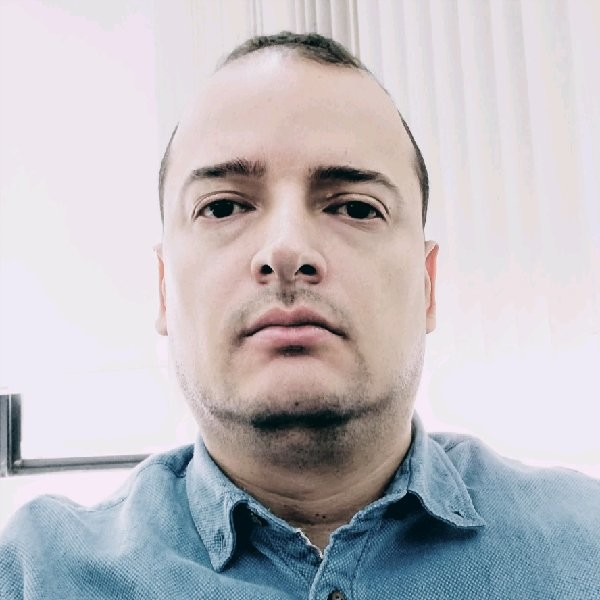
#> input picture pictureFace/JuanCh.png, 600 x 600 px, found by its file name
$ jupyter execute --allow-errors '8. Strategies to improve PCA.ipynb'
#> lines starting #> are read from the running program, lines starting #| are printed output that depends on the picture
## What strategies do you know (or can think of) in order to make PCA more robust? (Bonus points for implementing them)

### To make PCA (Principal Component Analysis) more robust we can do:

Standardize the data: Standardizing the data means that each variable is transformed to have a mean of 0 and a standard deviation of 1. This helps to ensure that each variable has an equal influence on the PCA and can prevent variables with larger variances from dominating the results.

[cell 1]
from sklearn.preprocessing import StandardScaler
import cv2
import matplotlib.pyplot as plt
import numpy as np

[cell 2]
myFile='../pictureFace/JuanCh.png'
originalPhoto=cv2.imread(myFile)
#> originalPhoto is the input picture: shape (600, 600, 3); mean B, G, R 193.8, 188.9, 191.5
plt.imshow(originalPhoto)

We can decomposite the image at the 3 channels

[cell 3]
r,g,b = cv2.split(originalPhoto)
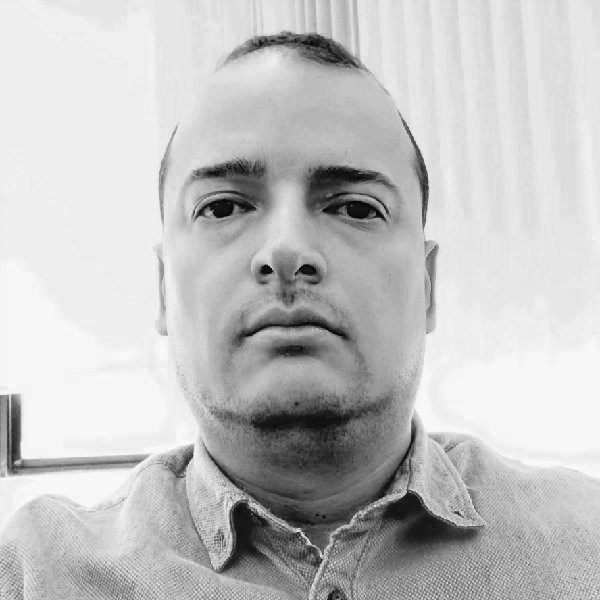
#> r: shape (600, 600); min 0, max 255, mean 193.8
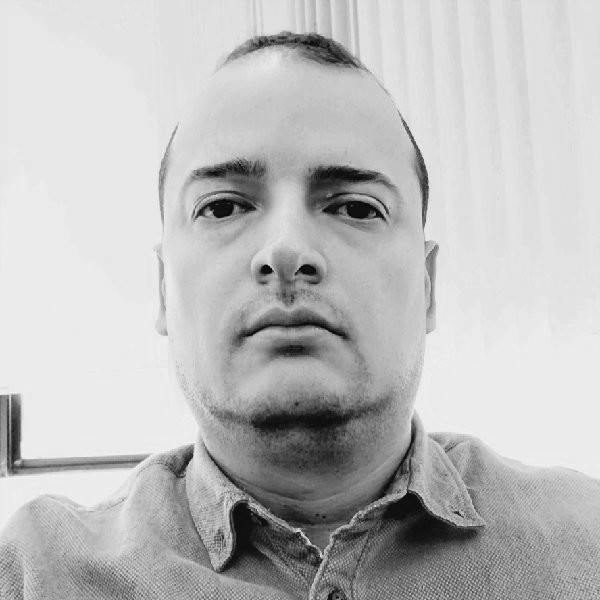
#> g: shape (600, 600); min 0, max 246, mean 188.9
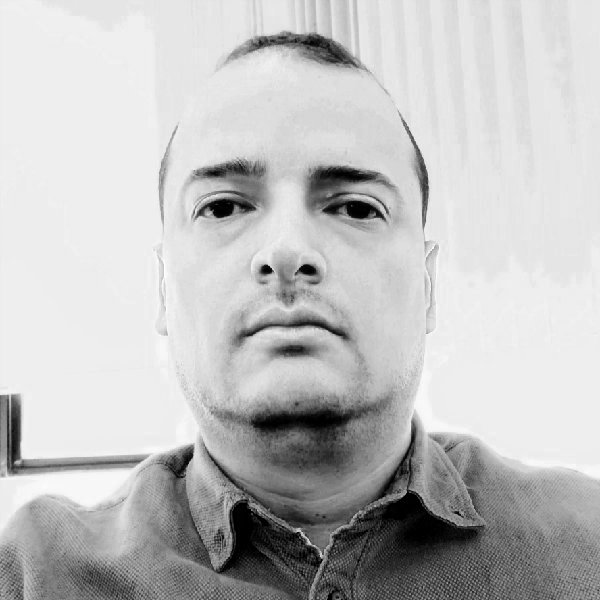
#> b: shape (600, 600); min 0, max 255, mean 191.5

[cell 4]
scaler = StandardScaler()
r_scaled = scaler.fit_transform(r)
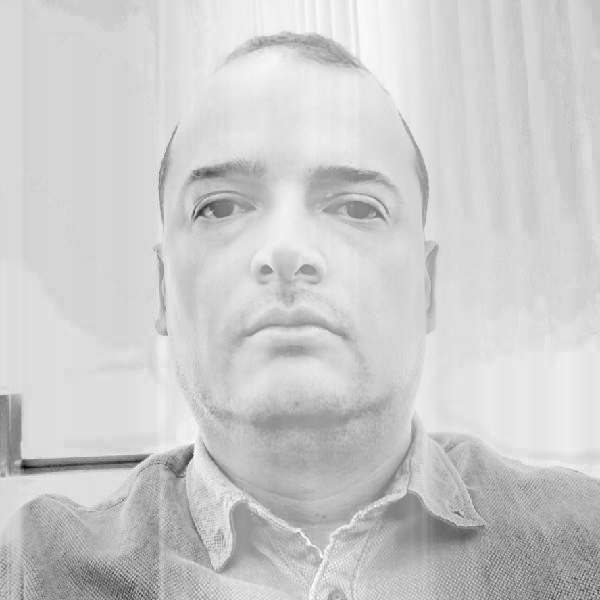
#> r_scaled: shape (600, 600) float64; min -7.82, max 1.93, mean 1.01e-17; drawn with min black and max white
g_scaled = scaler.fit_transform(g)
b_scaled = scaler.fit_transform(b)
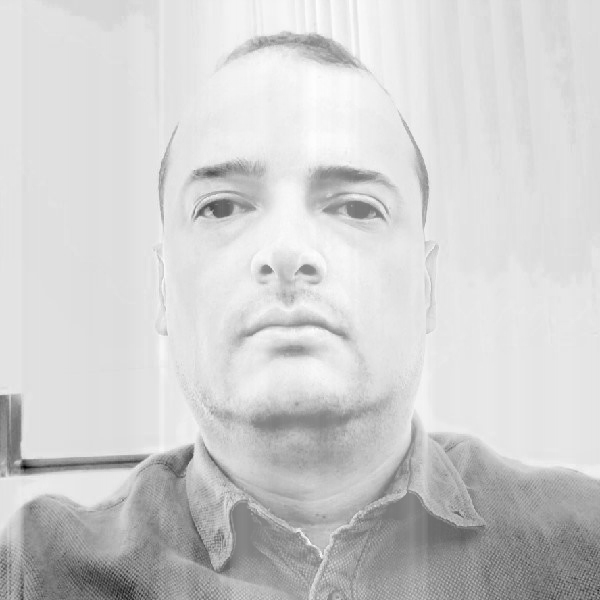
#> b_scaled: shape (600, 600) float64; min -5.87, max 1.33, mean -3.03e-17; drawn with min black and max white
channels=[r_scaled,g_scaled,b_scaled]

We can show and work with each scaled image and independently for each channel

[cell 5]
plt.imshow(r_scaled)

### Another strategy is to use a robust estimator for eigenvalue/eigenvector calculation: Standard methods for computing eigenvectors and eigenvalues can be sensitive to outliers. Using a robust estimator can help to mitigate this issue.

[cell 6]
from sklearn.decomposition import PCA
from sklearn.covariance import MinCovDet
from matplotlib.image import imread
myFile='../pictureFace/myPhotoGray.png'
image_raw = imread(myFile)
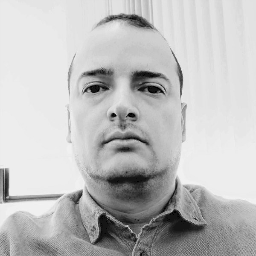
#> input picture pictureFace/myPhotoGray.png, 256 x 256 px, found by its file name
#> image_raw is the input picture: shape (256, 256) float32; min 0, max 0.957, mean 0.748


#> (the rest of this cell did not finish here and is left out)
